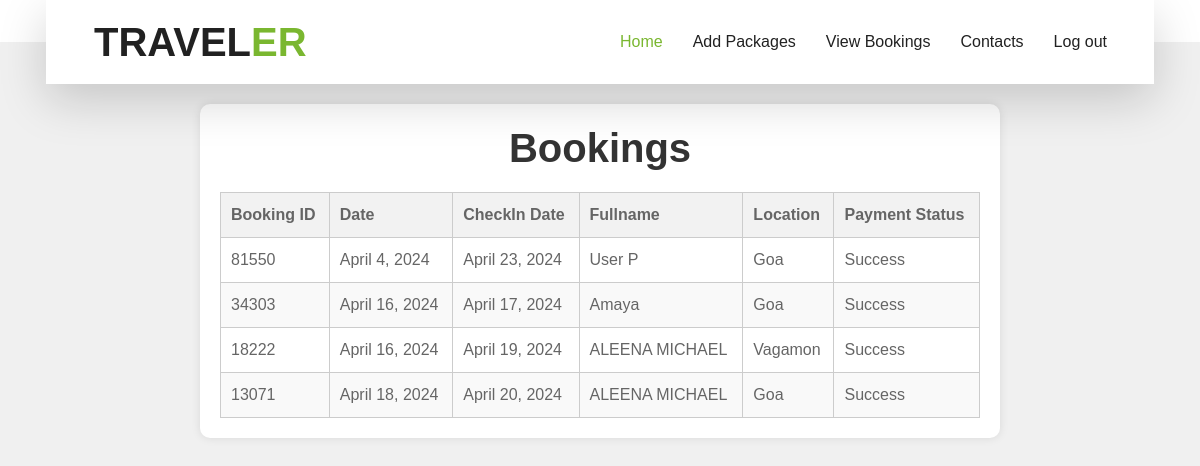
/vbook/, run on the app's committed database.
### myapp/models.py (models this page shows, shortened)
class Bookings(models.Model):
    bid=models.IntegerField()
    bdate=models.DateField(auto_now_add=True,null=True)
    pid=models.IntegerField()
    username=models.CharField(max_length=50,null=True)
    fullname=models.CharField(max_length=50)
    checkin=models.DateField()
    cno=models.IntegerField()
    cvv=models.IntegerField()
    exp=models.DateField()

class Packages(models.Model):
    pid=models.IntegerField()
    pimage=models.ImageField(upload_to='images/')
    pckname=models.CharField(max_length=50)
    pdays=models.IntegerField()
    pcountry=models .CharField(max_length=50)
    pplace=models .CharField(max_length=50)
    prate=models.IntegerField()
    description=models.TextField(max_length=100,null=True)

### myapp/views.py (the view)
# urls.py: path('vbook/',views.view_bookings),
def view_bookings(request):
    details=[]
    bk=Bookings.objects.all()
    for i in bk:
        pid=i.pid
        pck=Packages.objects.get(pid=pid)
        details.append({'bk':i,'pck':pck})
    return render(request,'view_bookings.html',{'details':details})

### myapp/templates/view_bookings.html (shortened to what this page needs)
<!DOCTYPE html>
{% load static %}
<html lang="en">
<head>
    <link href="https://cdnjs.cloudflare.com/ajax/libs/font-awesome/5.10.0/css/all.min.css" rel="stylesheet">
    <link href="{% static 'hb/lib/owlcarousel/assets/owl.carousel.min.css' %}" rel="stylesheet">
    <link href="{% static 'hb/lib/tempusdominus/css/tempusdominus-bootstrap-4.min.css' %}" rel="stylesheet" />
    <link href="{% static 'hb/css/style.css' %}" rel="stylesheet">
</head>
<body>
    <div class="container-fluid position-relative nav-bar p-0">
        <div class="container-lg position-relative p-0 px-lg-3" style="z-index: 9;">
            <nav class="navbar navbar-expand-lg bg-light navbar-light shadow-lg py-3 py-lg-0 pl-3 pl-lg-5">
                <a href="" class="navbar-brand">
                    <h1 class="m-0 text-primary"><span class="text-dark">TRAVEL</span>ER</h1>
                </a>
                <div class="collapse navbar-collapse justify-content-between px-3" id="navbarCollapse">
                    <div class="navbar-nav ml-auto py-0">
                        <a href="/adminpage/" class="nav-item nav-link active">Home</a>
                        <a href="/add_packages/" class="nav-item nav-link">Add Packages</a>
                        <a href="/vbook/" class="nav-item nav-link">View Bookings</a>
                        <a href="/contacts/" class="nav-item nav-link">Contacts</a>
                        <a href="/" class="nav-item nav-link">Log out</a>
                    </div>
                </div>
            </nav>
        </div>
    </div>
    <div class="container">
        <h1>Bookings</h1>
        <table>
            <thead>
                <tr>
                    <th>Booking ID</th>
                    <th>Date</th>
                    <th>CheckIn Date</th>
                    <th>Fullname</th>
                    <th>Location</th>
                    <th>Payment Status</th>
                </tr>
            </thead>
            <tbody>
                {% for i in details %}
                <tr>
                    <td>{{i.bk.bid}}</td>
                    <td>{{i.bk.bdate}}</td>
                    <td>{{i.bk.checkin}}</td>
                    <td>{{i.bk.fullname}}</td>
                    <td>{{i.pck.pplace}}</td>
                    <td>Success</td>
                </tr>
                {% endfor %}
            </tbody>
        </table>
    </div>
</body>
</html>

### myapp/templates/view_bookings.html (style rules this page uses)
body { font-family: Arial, sans-serif; margin: 0; padding: 0; background-color: #f0f0f0; }
.container { max-width: 800px; margin: 20px auto; padding: 20px; background-color: #fff; border-radius: 10px; box-shadow: 0 0 10px rgba(0, 0, 0, 0.1); }
h1 { text-align: center; color: #333; }
table { width: 100%; border-collapse: collapse; margin-top: 20px; }
th, td { border: 1px solid #ccc; padding: 10px; text-align: left; }
th { background-color: #f2f2f2; }
tr:nth-child(even) { background-color: #f9f9f9; }

### data on the page
Bookings: bk.bid "81550", bk.bdate "April 4, 2024", bk.checkin "April 23, 2024", bk.fullname "User P", pck.pplace "Goa"
Bookings: bk.bid "34303", bk.bdate "April 16, 2024", bk.checkin "April 17, 2024", bk.fullname "Amaya", pck.pplace "Goa"
Bookings: bk.bid "18222", bk.bdate "April 16, 2024", bk.checkin "April 19, 2024", bk.fullname "ALEENA MICHAEL", pck.pplace "Vagamon"
Bookings: bk.bid "13071", bk.bdate "April 18, 2024", bk.checkin "April 20, 2024", bk.fullname "ALEENA MICHAEL", pck.pplace "Goa"
